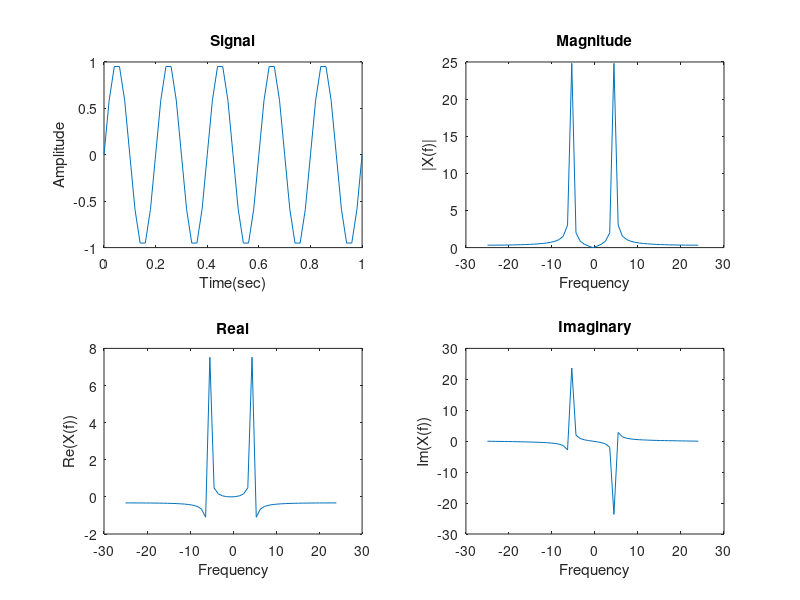
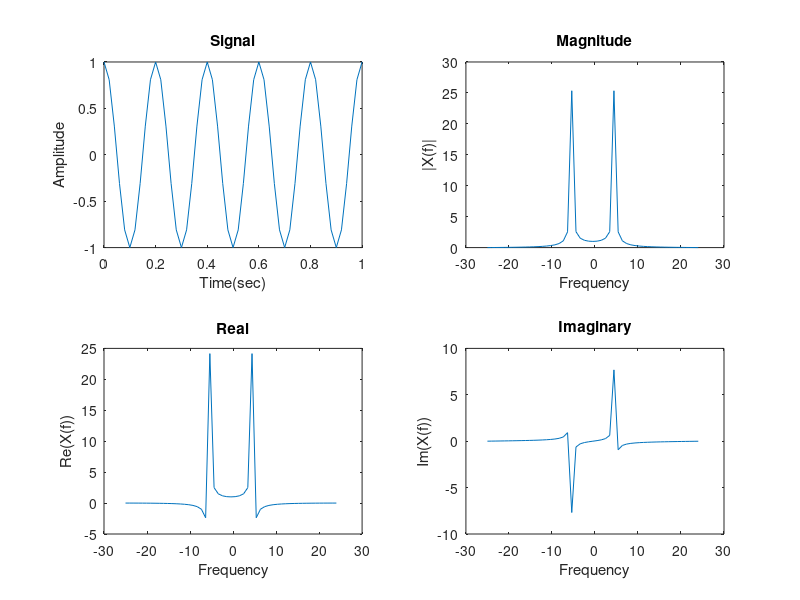
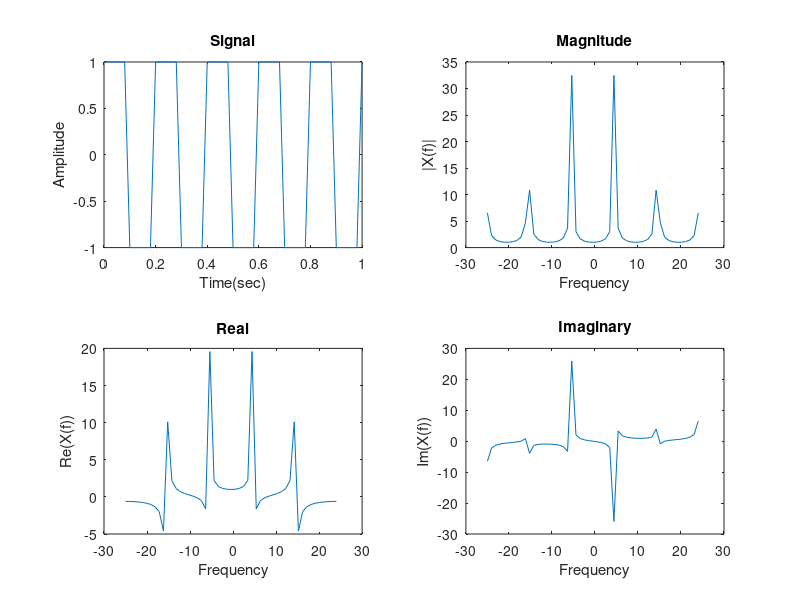
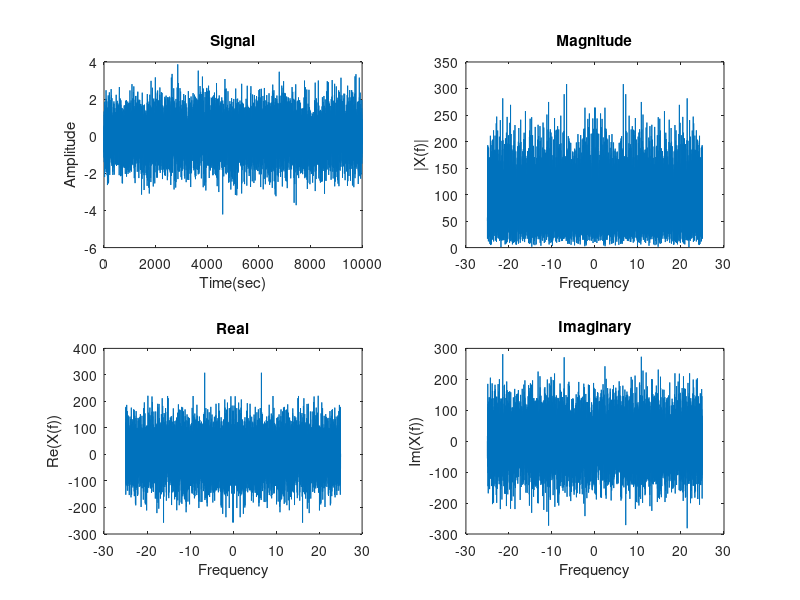

Write MATLAB code to recreate these figures, in order. (Note: this script raises an error after producing the figures.)

% Wajahat Akhtar : Lab 4 Digital Signal Processing
%Discrete Fourier Transform

function lab4() %Function Defination 

clc ;
clear all ;

%*****************************************************************%  
%Exercice 1 : DFT

f = 5; fs = 50;  %Defining Sampling frequency of the function
t = 0: 1/fs : 1; 
xn1 = sin(2 * pi *f * t);  %Simple sin function
N = length(xn1);
fr = (-N/2 : N/2-1)* fs/N;
xf1 = fftshift(fft(xn1));  %taking fourier transform of the signal

figure(1);
subplot(221); plot(t, xn1); title('Signal'); xlabel('Time(sec)'); ylabel('Amplitude');
subplot(222); plot(fr, abs(xf1)); title('Magnitude'); xlabel('Frequency'); ylabel('|X(f)|');
subplot(223); plot(fr, real(xf1)); title('Real'); xlabel('Frequency'); ylabel('Re(X(f))');
subplot(224); plot(fr, imag(xf1)); title('Imaginary'); xlabel('Frequency'); ylabel('Im(X(f))');


%1.2
xn2 = cos(2 * pi *f * t);  %Simple cos function
N = length(xn2);
fr = (-N/2 : N/2-1)* fs/N;
xf2 = fftshift(fft(xn2));  %taking fourier transform of the signal

figure(2);
subplot(221); plot(t, xn2); title('Signal'); xlabel('Time(sec)'); ylabel('Amplitude');
subplot(222); plot(fr, abs(xf2)); title('Magnitude'); xlabel('Frequency'); ylabel('|X(f)|');
subplot(223); plot(fr, real(xf2)); title('Real'); xlabel('Frequency'); ylabel('Re(X(f))');
subplot(224); plot(fr, imag(xf2)); title('Imaginary'); xlabel('Frequency'); ylabel('Im(X(f))');

% Comments
%In cos and sin signals there is no actual difference in amplitude , there
%lies only a phase shift of 90 degree between both the signals.

%1.3
t = 0: 1/fs : 1;
xn3 = square(2 * pi *f * t);  %Simple square function
N = length(xn3);
fr = (-N/2 : N/2-1)* fs/N;
xf3 = fftshift(fft(xn3));  %taking fourier transform of the signal
figure(3);
subplot(221); plot(t, xn3); title('Signal'); xlabel('Time(sec)'); ylabel('Amplitude');
subplot(222); plot(fr, abs(xf3)); title('Magnitude'); xlabel('Frequency'); ylabel('|X(f)|');
subplot(223); plot(fr, real(xf3)); title('Real'); xlabel('Frequency'); ylabel('Re(X(f))');
subplot(224); plot(fr, imag(xf3)); title('Imaginary'); xlabel('Frequency'); ylabel('Im(X(f))');


%the sqauare wave signal is non-sinusoidal periodic waveform (which can be 
%represented as an infinite summation of sinusoidal waves as een in figure),
%in which the amplitude alternates at a steady frequency between fixed 
%minimum and maximum values, with the same duration at minimum and maximum.


%1.4
t = 0: 1/fs : 1;
xn4 = randn(1,10000);
N = length(xn4);
fr = (-N/2 : N/2-1)* fs/N;
xf4 = fftshift(fft(xn4));
figure(4);
subplot(221); plot( xn4); title('Signal'); xlabel('Time(sec)'); ylabel('Amplitude');
subplot(222); plot(fr, abs(xf4)); title('Magnitude'); xlabel('Frequency'); ylabel('|X(f)|');
subplot(223); plot(fr, real(xf4)); title('Real'); xlabel('Frequency'); ylabel('Re(X(f))');
subplot(224); plot(fr, imag(xf4)); title('Imaginary'); xlabel('Frequency'); ylabel('Im(X(f))');

%Gaussian noise is statistical noise distributed over the whole frequency 
%spectrum , which is also known as the Gaussian distribution. it can be
%clearly seen in the figure that gausian noise is distributed on whole
%spectrum

%*****************************************************************%

%*****************************************************************%   
%Exercice 2 : Sampling
%2.1
f1 = 5 ; 
f2 = 20;

fs = [10; 20; 25; 40; 50; 100; 150];

for i=1:length(fs)
    rows = 0: 1/fs(i) : 1;
xn5 = 3*cos(2*pi*f1*rows) + 4*sin(2*pi*f2*rows);

%2.4
N = 1000;
fr5 = (-N/2 : N/2-1)* fs(i)/N;
xf5 = fftshift(fft(xn5,1000));

%2.2 Plotting x[n]
figure;
subplot(221); plot( rows , xn5); title('Signal'); xlabel('Time(sec)'); ylabel('Amplitude');
subplot(222); plot(fr5, abs(xf5)); title('Magnitude'); xlabel('Frequency'); ylabel('|X(f)|');
subplot(223); plot(fr5, real(xf5)); title('Real'); xlabel('Frequency'); ylabel('Re(X(f))');
subplot(224); plot(fr5, imag(xf5)); title('Imaginary'); xlabel('Frequency'); ylabel('Im(X(f))');

end

% 2.3 and 2.4 Discussing Alliasing effect in time Domain and the FFT
% computation.

% Comments : 
%In signal processing, aliasing is an effect that causes different signals 
%to become indistinguishable (or aliases of one another) when sampled. 
%It also refers to the distortion or artifact that results when the signal 
%reconstructed from samples is different from the original continuous signal.
%if sampling frequency is less then Nyquist frequency which is twice the 
%highest frequency present in the signal then there will be aliasing effect
% if it is twice the highest frequency present in the signal then there
% will be no Aliasing and it  can be clearly seen in the results we got
% there is aliasing effect when sampling frequency is less then 40 hz
% because our signal has a frequency of 20hz so sampling frequency should
% be twice of it that is 40 hz or more in orrder to avoid aliasing.

%*****************************************************************%

%*****************************************************************%   

% Exercise 3: 1D DFT for image classification

% We have already been given some information about barcode tif images and
% non-barcode tif images.
barcode_images_class = 0;  %Creatig class for seperating images with and without barcode
barcode_images = [1,2,6, 44:54] ;  %Given image with barcode
nonbarcode_images = [ 3:5, 7:43] ;  %Given image with no barcode


%Loading the images from 1D-DFT folder
tiff_images_folder = 'E:\AVibot 2016-2018\Digital Signal processing\lab4\images\1D-DFT';  % moving to images folder
cd (tiff_images_folder) % comment this if inside tiff images folder 
tif_images = dir;  %Whole directory data is stored in tif images vector
number_of_tiff_images = length(tif_images)-2; 


%Reading all the images
image_size = zeros(1,number_of_tiff_images);
for  i = 1:number_of_tiff_images
    image_read = imread(tif_images(i+2).name);
     [rows,coulmns]= size(image_read); % Finding the size of the images
    image_size(i)= rows*coulmns; 
      
end

%Reading ad Finding the Image in folder with minimum size
Least_size_image = find(image_size == min(image_size(:)));
image_number = Least_size_image ;
image_read = imread(tif_images(image_number).name);
[coulmns,rows,l] = size(image_read); 

%Normalizing and Resizing Images
barcode_images_var = []; 
non_barcod_images =[];

for i = 1:number_of_tiff_images
    image_read = imread(tif_images(i+2).name);
    [ x, y, z]= size(image_read);
        if z == 4 
            image_read = image_read(:,:,1);
        end
        
% Normalizing the images   
image_read = image_read/(max(image_read(:))); 
    
%Resizing Images
image_resized = imresize(image_read, [coulmns rows]); 


%Taking Fourier transform
N = rows; 
fr = (-N/2 : N/2-1);

first_image = image_resized(coulmns/2,:);
DFT_of_image1 = ifftshift(fft(first_image));

second_image= image_resized( coulmns/2+10,:);
DFT_of_image2 = ifftshift(fft(second_image));

third_image= image_resized( coulmns/2-10,:);
DFT_of_image3 = ifftshift(fft(third_image));


 % Cooments :  
 % The main task of this part of the question is to separate
 % high frequency spectrum from low frequency spectrum that can be done
 % through different techniques but the technique we use is to first filter
 % the images by low pas filter or high pass filter and separate high
 % frequencies from image spectrum if high pas filter is used or low frequencies
 % if low pass filter is used , once we apply filter we take fft which will move 
 % high frequenies on right and low frequencies on left , fft will also 
 % result in increase of magnitude of the spectrums but we want to expand
 % the spectrum in order to separate high frequency class from low
 % frequency class and that we do by simply squaring they spectrum which
 % will furthere increase the spectrum amplitude and separate the classes
 % from each other,and once they are separated we apply that as threshold
 % and the places where there is barcode there will be low frequency
 % spectrum so we add it to class with barcode images and the images
 % without barcode as they will be bright so they are in high frequency
 % spectrum so we will call it as images without tiff images and check
 % the accuracy of our computation in order to get the desired results. 
 


% Setting threshold in order to separate high frequency spectrum images from
% low frequency images.

Im1 = abs( DFT_of_image1);
Im2 = abs ( DFT_of_image2);
Im3 = abs ( DFT_of_image3);


if (  Im1(1,190)  > 4 )
    
    barcode_images_var = [ barcode_images_var, i];
    imge_at_position = find(barcode_images == i);
    
    if ~isempty(imge_at_position)
        barcode_images_class = barcode_images_class + 1;
    end
else
    
    if  (  Im1 - Im2 ) < 0.9 % Changing the value allows you to get better results or near to best results.
        barcode_images_var = [ barcode_images_var, i];
        imge_at_position = find( barcode_images == i);
        
        if ~isempty(imge_at_position)
            barcode_images_class = barcode_images_class + 1; %Adding result to barcode image class
        end
        
    else
        
        non_barcod_images = [ non_barcod_images, i ];
        imge_at_position = find( nonbarcode_images == i);
        if ~isempty( imge_at_position )
            barcode_images_class=barcode_images_class + 1;  %Adding result to non-barcode image class
        end
    end
end
end

%Displaying Results
disp('Barcode Images in the folder');
 disp(barcode_images_var);  
disp('Non-barcode Images in the folder');
disp(non_barcod_images);



%%%%%%%%%----------------------------------------------------%%%%%%%%%%%%%%



end




